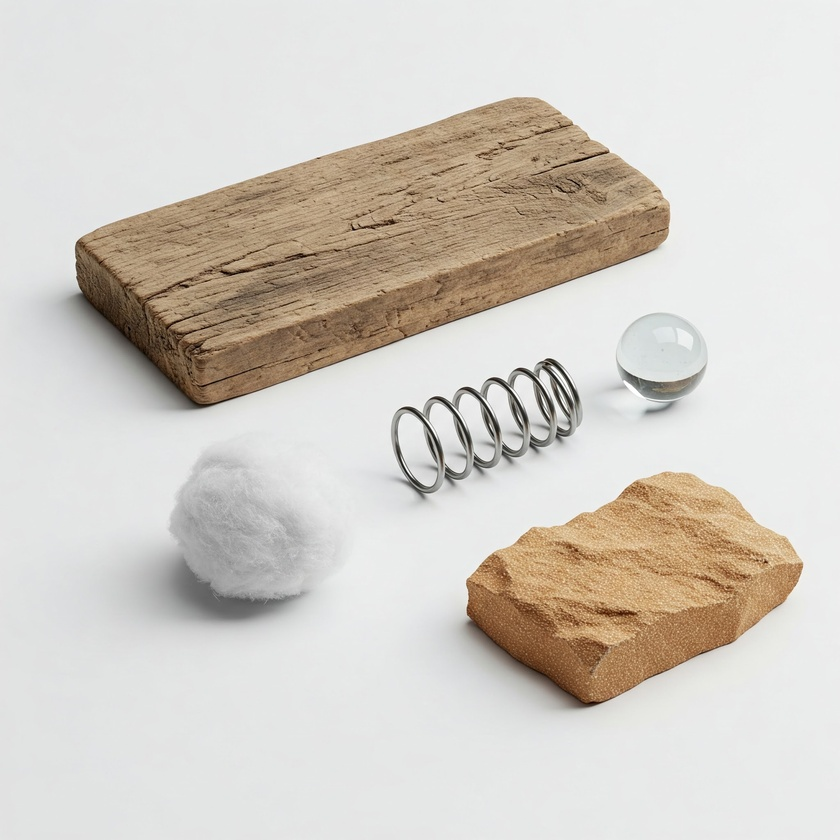
#> input picture week4_thresholding_and_morphology/sample_images/foto1.jpeg, 840 x 840 px, shrunk from 2048 x 2048 before the run
$ python kapur_thresholding_example.py
#> lines starting #> are read from the running program, lines starting #| are printed output that depends on the picture; after the words box and inside, x2 and y2 are one past the last pixel; in counts of white or black regions, pixels touching at a corner belong together
import cv2
import numpy as np
import matplotlib.pyplot as plt

def kapur_threshold(image):
    hist, _ = np.histogram(image.ravel(), bins=256, range=(0, 256))
    hist = hist.astype(np.float32)
    hist /= hist.sum()

    cumsum = np.cumsum(hist)
    cumsum_inv = np.cumsum(hist[::-1])[::-1]

    entropy_b = np.zeros(256)
    entropy_f = np.zeros(256)

    for t in range(1, 255):
        if cumsum[t] > 0:
            p_b = hist[:t+1] / cumsum[t]
            entropy_b[t] = -np.sum(p_b[p_b > 0] * np.log(p_b[p_b > 0]))
        if cumsum_inv[t+1] > 0:
            p_f = hist[t+1:] / cumsum_inv[t+1]
            entropy_f[t] = -np.sum(p_f[p_f > 0] * np.log(p_f[p_f > 0]))

    total_entropy = entropy_b + entropy_f
    return np.argmax(total_entropy)

# Görüntüyü oku
IMAGE_PATH = "sample_images/foto1.jpeg"
gray_image = cv2.imread(IMAGE_PATH, 0)
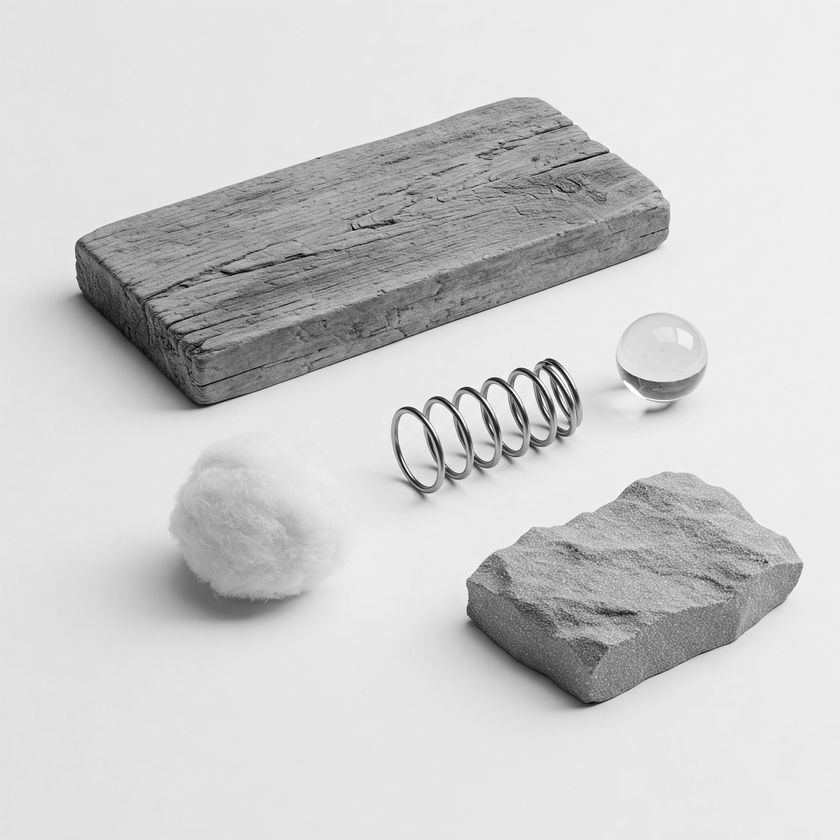
#> gray_image: shape (840, 840); min 0, max 255, mean 206
if gray_image is None:
    raise FileNotFoundError(f"Görüntü bulunamadı: {IMAGE_PATH}")

# Eşikleme
thresh_kapur_val = kapur_threshold(gray_image)
#> in kapur_threshold, `hist, _ = np.histogram(image.ravel(), bins=256, range=(0, 256))`: hist = 256 values, max 50626 at index 237, min 4 at index 3, mean 2756.2
#> in kapur_threshold, `hist /= hist.sum()`: hist = 256 values, max 0.0717 at index 237, min 5.67e-06 at index 3, mean 0.00391
#> in kapur_threshold, `cumsum = np.cumsum(hist)`: cumsum = 256 values from 8.5e-06 to 1
#> in kapur_threshold, `cumsum_inv = np.cumsum(hist[::-1])[::-1]`: cumsum_inv = 256 values, max 1 at index 0, min 0.000137 at index 255, mean 0.809
#> the loop in kapur_threshold, `for t in range(1, 255):` made 254 passes
#> p_b on passes 1 to 7: [0.545, 0.455], [0.353, 0.294, 0.353], [0.286, 0.238, 0.286, 0.19], [0.2, 0.167, 0.2, 0.133, 0.3], [0.154, 0.128, 0.154, 0.103, 0.231, 0.231], [0.133, 0.111, 0.133, 0.0889, 0.2, 0.2, 0.133], [0.102, 0.0847, 0.102, 0.0678, 0.153, 0.153, 0.102, 0.237]
#> after the loop in kapur_threshold, `for t in range(1, 255):`: entropy_b = 256 values, max 5.01 at index 220, min 0 at index 0, mean 4.06; entropy_f = 256 values, max 4.14 at index 1, min 0 at index 0, mean 3.46
#> in kapur_threshold, `total_entropy = entropy_b + entropy_f`: total_entropy = 256 values, max 8.22 at index 98, min 0 at index 0, mean 7.52
#> thresh_kapur_val = 98
binary_image_kapur = gray_image > thresh_kapur_val
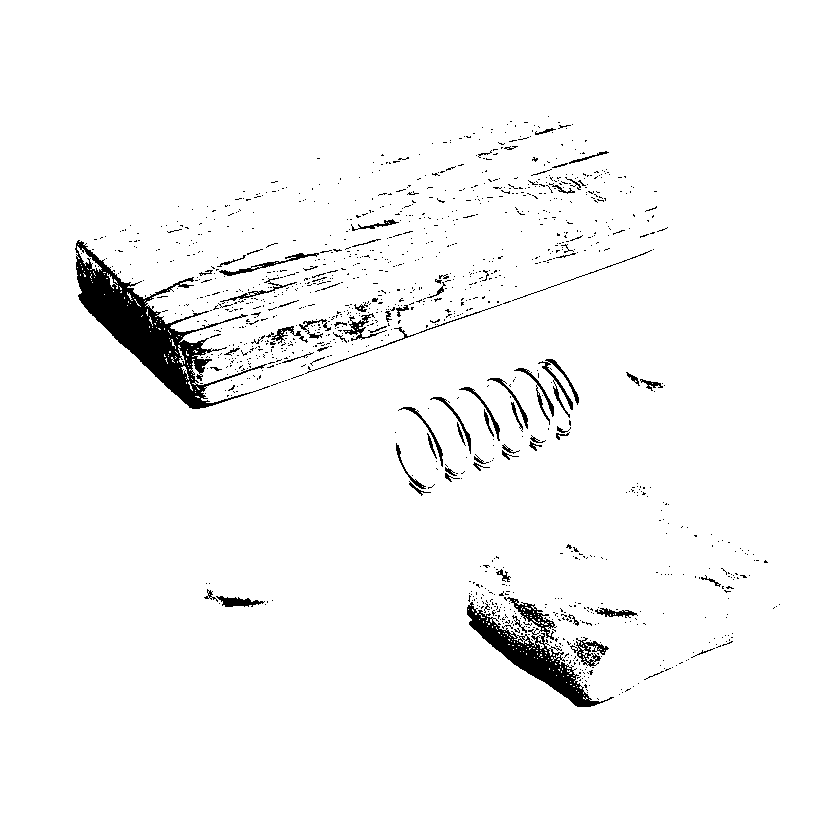
#> binary_image_kapur: shape (840, 840) bool; 96.8% white; 1269 black regions (1190 under 20 px), largest, box (x1, y1, x2, y2) and area: (75, 240, 270, 409) 8170, (467, 597, 614, 707) 4011, (538, 359, 579, 418) 467

# Görselleri yan yana çiz
fig, axes = plt.subplots(1, 3, figsize=(15, 5))

# 1. Gri görüntü
axes[0].imshow(gray_image, cmap='gray')
axes[0].set_title("Grayscale Image")
axes[0].axis('off')

# 2. Histogram
axes[1].hist(gray_image.ravel(), bins=256, range=(0, 256), color='gray')
axes[1].axvline(thresh_kapur_val, color='red', linestyle='--', label=f'Thresh: {thresh_kapur_val}')
axes[1].set_title("Histogram + Kapur Threshold")
axes[1].legend()

# 3. İkili görüntü
axes[2].imshow(binary_image_kapur, cmap='gray')
axes[2].set_title("Kapur Thresholded")
axes[2].axis('off')

plt.tight_layout()
plt.show()
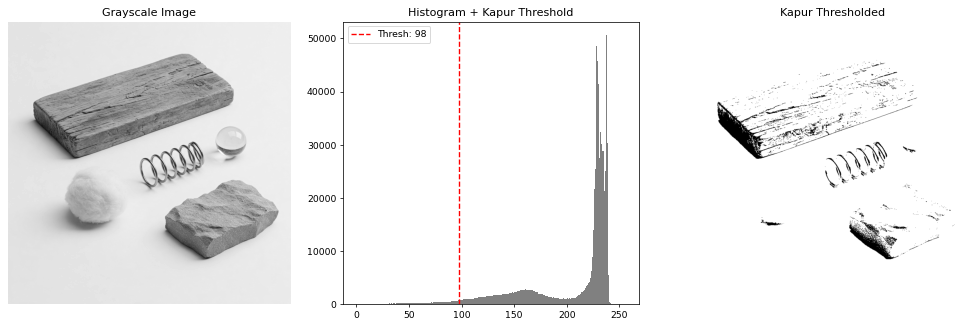
#> figure drawn by matplotlib, 3 panels; panel 2: tallest bar 50626 high, from x = 237 to 238

$ run again, with week4_thresholding_and_morphology/sample_images/foto2.jpeg copied over week4_thresholding_and_morphology/sample_images/foto1.jpeg
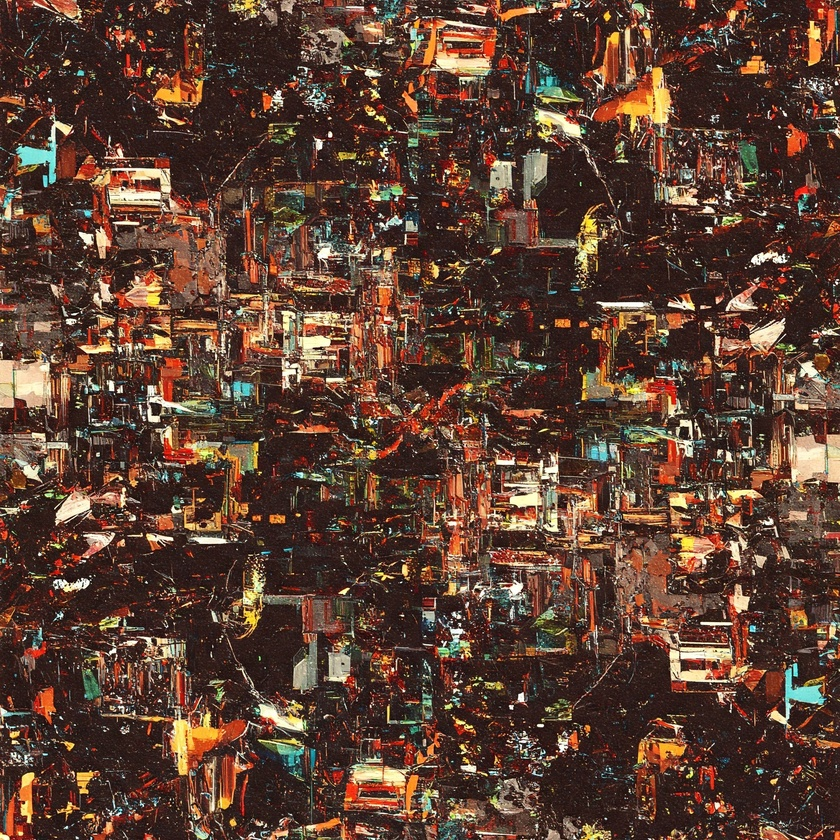
#> input picture week4_thresholding_and_morphology/sample_images/foto2.jpeg, 840 x 840 px, shrunk from 2048 x 2048 before the run
#> in kapur_threshold, `hist, _ = np.histogram(image.ravel(), bins=256, range=(0, 256))`: hist = 256 values, max 21064 at index 32, min 7 at index 0, mean 2756.2
#> in kapur_threshold, `hist /= hist.sum()`: hist = 256 values, max 0.0299 at index 32, min 9.92e-06 at index 0, mean 0.00391
#> cumsum = 256 values from 9.92e-06 to 1
#> cumsum_inv = 256 values, max 1 at index 0, min 0.000893 at index 255, mean 0.284
#> the loop in kapur_threshold, `for t in range(1, 255):` made 254 passes
#> p_b on passes 1 to 7: [0.467, 0.533], [0.304, 0.348, 0.348], [0.163, 0.186, 0.186, 0.465], [0.103, 0.118, 0.118, 0.294, 0.368], [0.0625, 0.0714, 0.0714, 0.179, 0.223, 0.393], [0.0424, 0.0485, 0.0485, 0.121, 0.152, 0.267, 0.321], [0.0281, 0.0321, 0.0321, 0.0803, 0.1, 0.177, 0.213, 0.337]
#> after the loop in kapur_threshold, `for t in range(1, 255):`: entropy_b = 256 values, max 4.87 at index 254, min 0 at index 0, mean 3.99; entropy_f = 256 values, max 5.1 at index 54, min 0 at index 0, mean 4.37
#> total_entropy = 256 values, max 9.18 at index 126, min 0 at index 0, mean 8.36
#> thresh_kapur_val = 126
#> `binary_image_kapur = gray_image > thresh_kapur_val`:
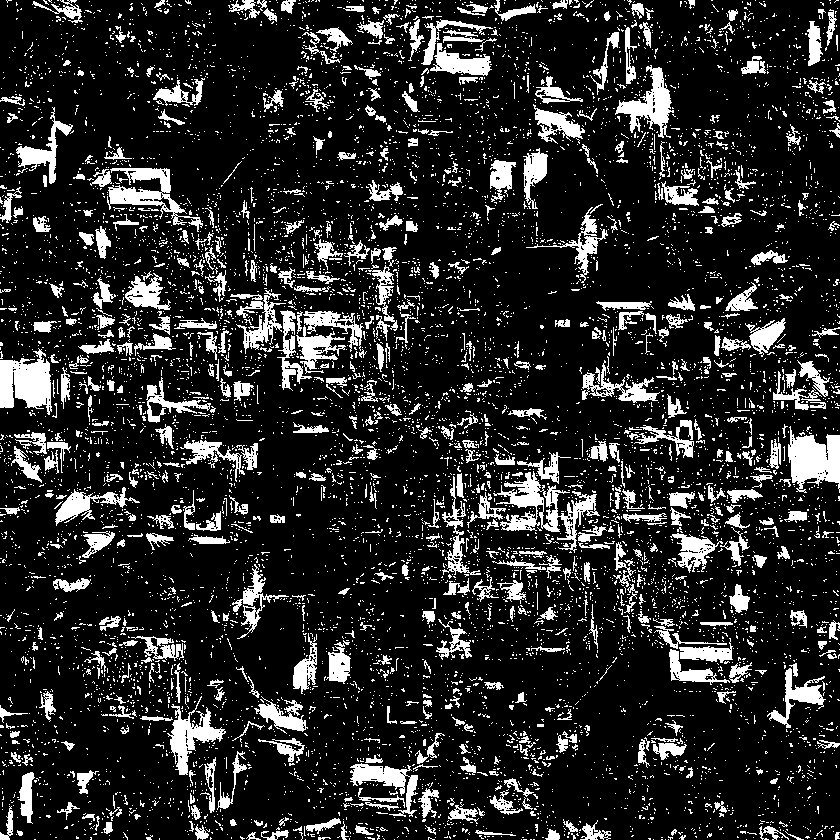
#> binary_image_kapur: shape (840, 840) bool; 16% white; 8804 white regions (8133 under 20 px), largest, box (x1, y1, x2, y2) and area: (493, 471, 600, 553) 2541, (0, 348, 52, 415) 2268, (788, 426, 840, 493) 2234
#> `plt.show()`:
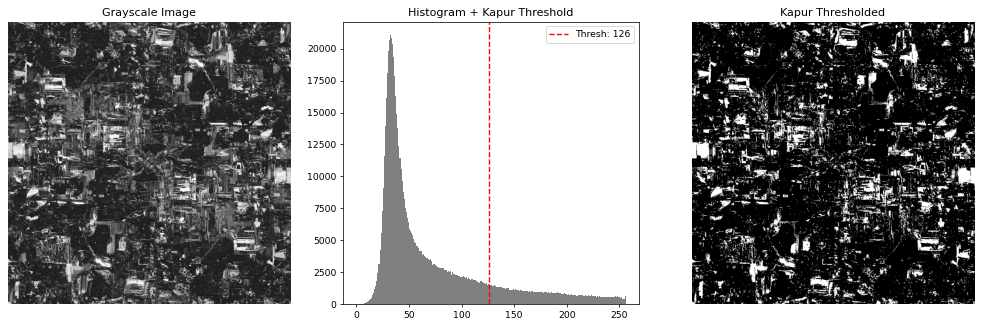
#> figure drawn by matplotlib, 3 panels; panel 2: tallest bar 21064 high, from x = 32 to 33
